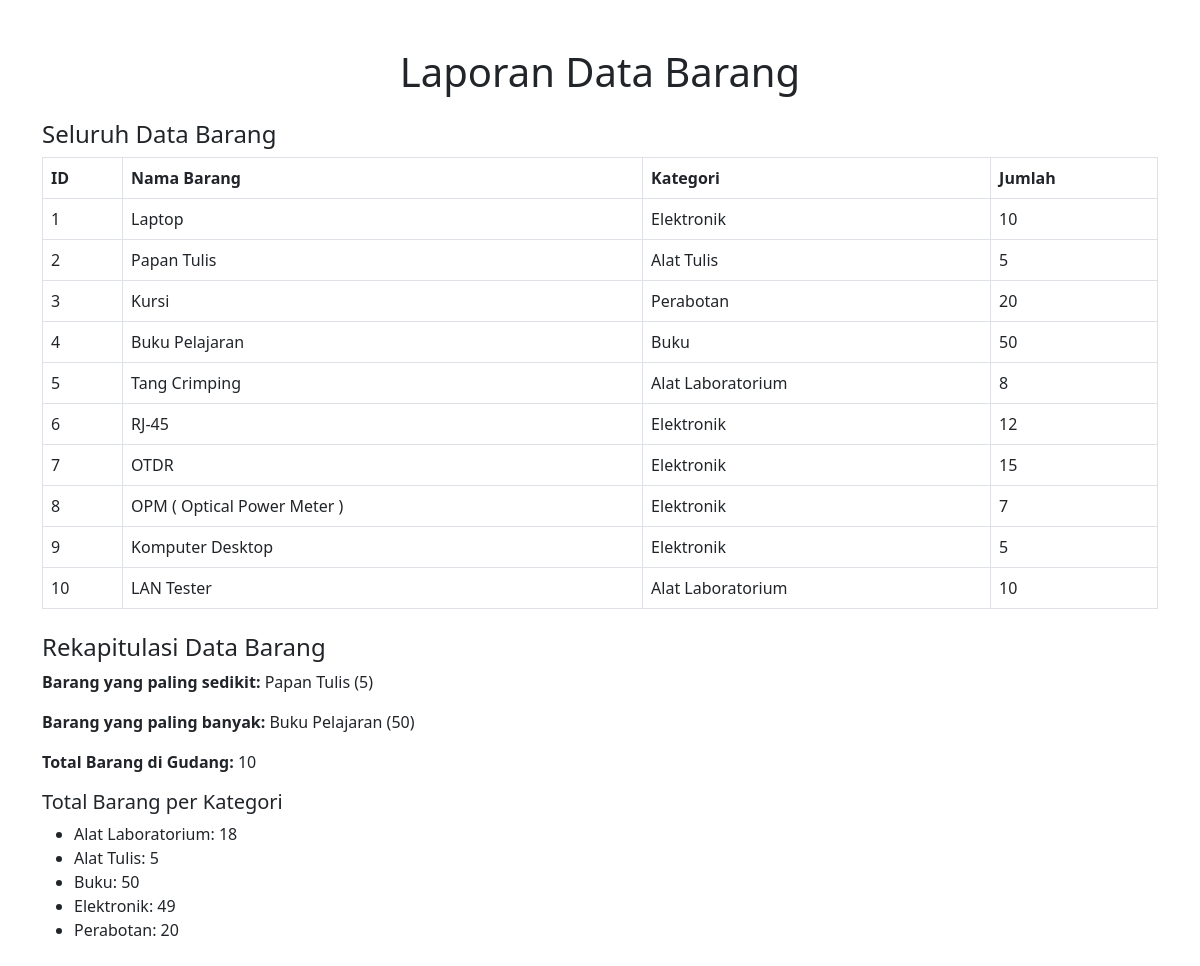
Screenshot of /laporan.php (signed in) with the database file from the repository.
### tables this page shows
CREATE TABLE barang (
    id INT AUTO_INCREMENT PRIMARY KEY,
    kode_inventaris VARCHAR(50) NOT NULL UNIQUE,
    nama_barang VARCHAR(100) NOT NULL,
    id_kategori INT NOT NULL,
    tahun_pembelian INT NOT NULL,
    jumlah INT NOT NULL,
    id_supplier INT NOT NULL,
    gambar VARCHAR(255) NULL,
    id_user INT NOT NULL,
    FOREIGN KEY (id_kategori) REFERENCES kategori(id),
    FOREIGN KEY (id_supplier) REFERENCES supplier(id),
    FOREIGN KEY (id_user) REFERENCES users(id)
);

CREATE TABLE kategori (
    id INT AUTO_INCREMENT PRIMARY KEY,
    nama_kategori VARCHAR(100) NOT NULL
);

### laporan.php (the view, shortened to what this page needs)
<?php
include 'koneksi.php';
$sql_barang = "
    SELECT barang.id, barang.nama_barang, barang.jumlah, kategori.nama_kategori
    FROM barang
    INNER JOIN kategori ON barang.id_kategori = kategori.id;
";
$data_barang = $conn->query($sql_barang);
$sql_rekap = "
    SELECT
        MIN(jumlah) AS min_jumlah,
        MAX(jumlah) AS max_jumlah,
        COUNT(*) AS total_barang
    FROM barang;
";
$result = $conn->query($sql_rekap);
$rekap = $result->fetch_assoc();
$sql_min_barang = "
    SELECT nama_barang, jumlah
    FROM barang
    WHERE jumlah = (SELECT MIN(jumlah) FROM barang)
    LIMIT 1;
";
$min_barang = $conn->query($sql_min_barang)->fetch_assoc();
$sql_max_barang = "
    SELECT nama_barang, jumlah
    FROM barang
    WHERE jumlah = (SELECT MAX(jumlah) FROM barang)
    LIMIT 1;
";
$max_barang = $conn->query($sql_max_barang)->fetch_assoc();
$sql_total_per_kategori = "
    SELECT kategori.nama_kategori, SUM(barang.jumlah) AS total_kategori
    FROM barang
    INNER JOIN kategori ON barang.id_kategori = kategori.id
    GROUP BY kategori.nama_kategori;
";
$total_per_kategori = $conn->query($sql_total_per_kategori);
?>
<!DOCTYPE html>
<html>
<head>
    <link href="https://cdn.jsdelivr.net/npm/bootstrap@5.3.0-alpha1/dist/css/bootstrap.min.css" rel="stylesheet">
</head>
<body>
    <div class="container mt-5">
        <h1 class="text-center mb-4">Laporan Data Barang</h1>
        <div class="mb-4">
            <h4>Seluruh Data Barang</h4>
            <table class="table table-bordered">
                <thead>
                    <tr>
                        <th>ID</th>
                        <th>Nama Barang</th>
                        <th>Kategori</th>
                        <th>Jumlah</th>
                    </tr>
                </thead>
                <tbody>
                    <?php while ($row = $data_barang->fetch_assoc()): ?>
                        <tr>
                            <td><?= $row['id']; ?></td>
                            <td><?= $row['nama_barang']; ?></td>
                            <td><?= $row['nama_kategori']; ?></td>
                            <td><?= $row['jumlah']; ?></td>
                        </tr>
                    <?php endwhile; ?>
                </tbody>
            </table>
        </div>
        <div class="mb-4">
            <h4>Rekapitulasi Data Barang</h4>
            <p><strong>Barang yang paling sedikit:</strong> <?= $min_barang['nama_barang']; ?> (<?= $min_barang['jumlah']; ?>)</p>
            <p><strong>Barang yang paling banyak:</strong> <?= $max_barang['nama_barang']; ?> (<?= $max_barang['jumlah']; ?>)</p>
            <p><strong>Total Barang di Gudang:</strong> <?= $rekap['total_barang']; ?></p>
            <h5>Total Barang per Kategori</h5>
            <ul>
                <?php while ($row = $total_per_kategori->fetch_assoc()): ?>
                    <li><?= $row['nama_kategori']; ?>: <?= $row['total_kategori']; ?></li>
                <?php endwhile; ?>
            </ul>
        </div>
    </div>
</body>
</html>

### laporan.php (style rules this page uses)
body { font-size: 12pt; }

### rows the page displays
barang: id "1", nama_barang "Laptop", id_kategori.nama_kategori "Elektronik", jumlah "10"
barang: id "2", nama_barang "Papan Tulis", id_kategori.nama_kategori "Alat Tulis", jumlah "5"
barang: id "3", nama_barang "Kursi", id_kategori.nama_kategori "Perabotan", jumlah "20"
barang: id "4", nama_barang "Buku Pelajaran", id_kategori.nama_kategori "Buku", jumlah "50"
barang: id "5", nama_barang "Tang Crimping", id_kategori.nama_kategori "Alat Laboratorium", jumlah "8"
barang: id "6", nama_barang "RJ-45", id_kategori.nama_kategori "Elektronik", jumlah "12"
barang: id "7", nama_barang "OTDR", id_kategori.nama_kategori "Elektronik", jumlah "15"
barang: id "8", nama_barang "OPM ( Optical Power Meter )", id_kategori.nama_kategori "Elektronik", jumlah "7"
barang: id "9", nama_barang "Komputer Desktop", id_kategori.nama_kategori "Elektronik", jumlah "5"
barang: id "10", nama_barang "LAN Tester", id_kategori.nama_kategori "Alat Laboratorium", jumlah "10"

### other values shown
$min_barang['nama_barang'] "Papan Tulis"
$min_barang['jumlah'] "5"
$max_barang['nama_barang'] "Buku Pelajaran"
$max_barang['jumlah'] "50"
$rekap['total_barang'] "10"
$row['nama_kategori'] "Alat Laboratorium"
$row['total_kategori'] "18"
$row['nama_kategori'] "Alat Tulis"
$row['total_kategori'] "5"
$row['nama_kategori'] "Buku"
$row['total_kategori'] "50"
$row['nama_kategori'] "Elektronik"
$row['total_kategori'] "49"
$row['nama_kategori'] "Perabotan"
$row['total_kategori'] "20"
